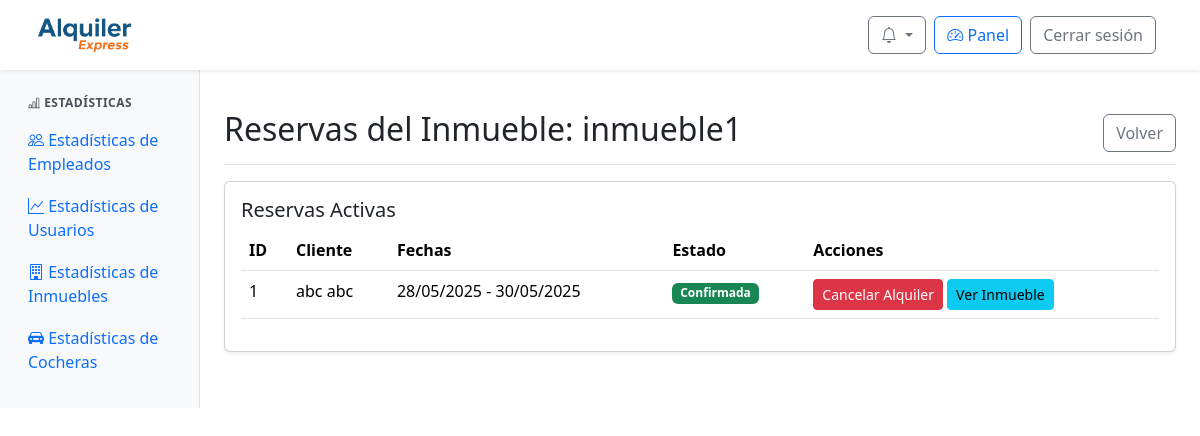
/panel/inmuebles/reservas/1/ (signed in), run on an earlier commit of the app's database.
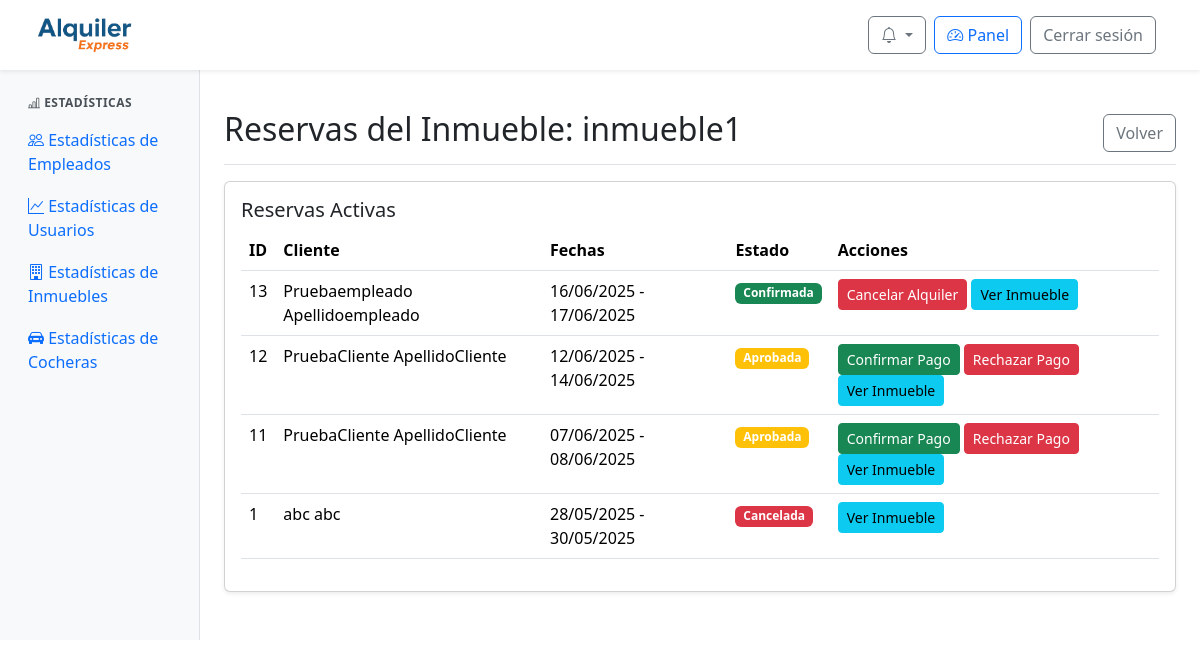
And on a later commit of the database.
### web/models.py (models this page shows, shortened)
class Inmueble(models.Model):
    id_inmueble = models.AutoField(primary_key=True)
    nombre = models.CharField(max_length=100)
    ubicacion = models.TextField()
    provincia = models.ForeignKey(Provincia, on_delete=models.SET_NULL, null=True)
    ciudad = models.ForeignKey(Ciudad, on_delete=models.SET_NULL, null=True)
    descripcion = models.TextField()
    cantidad_banios = models.IntegerField()
    cantidad_ambientes = models.IntegerField()
    cantidad_camas = models.IntegerField()
    cantidad_huespedes = models.IntegerField()
    precio_por_dia = models.DecimalField(max_digits=10, decimal_places=2)
    politica_cancelacion = models.TextField()
    fecha_publicacion = models.DateField()
    cochera = models.ForeignKey(Cochera, null=True, blank=True, on_delete=models.SET_NULL)
    estado = models.ForeignKey(Estado, on_delete=models.SET_NULL, null=True)
    empleado = models.ForeignKey(Perfil, null=True, blank=True, on_delete=models.SET_NULL)

class Reserva(models.Model):
    id_reserva = models.AutoField(primary_key=True)
    fecha_inicio = models.DateField()
    fecha_fin = models.DateField()
    precio_total = models.DecimalField(max_digits=10, decimal_places=2)
    estado = models.ForeignKey(Estado, on_delete=models.SET_NULL, null=True)  # Aquí está el estado FK
    inmueble = models.ForeignKey(Inmueble, null=True, blank=True, on_delete=models.SET_NULL)
    cochera = models.ForeignKey(Cochera, null=True, blank=True, on_delete=models.SET_NULL)
    descripcion = models.TextField()

class ClienteInmueble(models.Model):
    id_cliente_inmueble = models.AutoField(primary_key=True)
    cliente = models.ForeignKey(Perfil, on_delete=models.CASCADE)  # FK a Perfil, no Usuario
    inmueble = models.ForeignKey(Inmueble, null=True, blank=True, on_delete=models.SET_NULL)
    cochera = models.ForeignKey(Cochera, null=True, blank=True, on_delete=models.SET_NULL)
    reserva = models.ForeignKey(Reserva, on_delete=models.CASCADE)

class Perfil(models.Model):
    id_perfil = models.AutoField(primary_key=True)
    usuario = models.OneToOneField(User, on_delete=models.CASCADE)
    dni = models.CharField(max_length=20)

class Estado(models.Model):
    id_estado = models.AutoField(primary_key=True)
    nombre = models.CharField(max_length=100)

### web/views.py (the view)
# urls.py: path('panel/inmuebles/reservas/<int:id_inmueble>/', views.admin_inmuebles_reservas, name='admin_inmuebles_reservas'),
@login_required
@user_passes_test(is_admin_or_empleado)
def admin_inmuebles_reservas(request, id_inmueble):
    inmueble = get_object_or_404(Inmueble, id_inmueble=id_inmueble)
    reservas = Reserva.objects.filter(inmueble=inmueble).order_by('-fecha_inicio')
    return render(request, 'admin/admin_inmuebles_reservas.html', {'inmueble': inmueble, 'reservas': reservas})

### web/context_processors.py (called while the page is built)
def notifications(request):
    if request.user.is_authenticated:
        try:
            return {
                'notificaciones': request.user.perfil.notificacion_set.order_by('-fecha_creacion')[:10],
                'notificaciones_no_leidas': request.user.perfil.notificacion_set.filter(leido=False).count()
            }
        except Exception:
            return {}
    return {}

### web/templatetags/user_groups.py (called while the page is built)
@register.filter(name='has_group')
def has_group(user, group_name):
    if not user.is_authenticated:
        return False
    return user.groups.filter(name=group_name).exists()

### web/views.py (called while the page is built)
def is_admin_or_empleado(user):
    return user.is_authenticated and (user.is_staff or user.groups.filter(name="empleado").exists())

### web/templates/admin/admin_inmuebles_reservas.html (shortened to what this page needs)
{% extends 'admin/admin_base.html' %}
{% load static %}
{% block admin_content %}
<div class="d-flex justify-content-between flex-wrap flex-md-nowrap align-items-center pt-3 pb-2 mb-3 border-bottom">
  <h1 class="h2">Reservas del Inmueble: {{ inmueble.nombre }}</h1>
  <a href="{% url 'admin_inmuebles' %}" class="btn btn-outline-secondary">Volver</a>
</div>
<div class="card shadow-sm mb-4">
  <div class="card-body">
    <h5 class="card-title">Reservas Activas</h5>
    <div class="table-responsive">
      <table class="table table-hover">
        <thead>
          <tr>
            <th>ID</th>
            <th>Cliente</th>
            <th>Fechas</th>
            <th>Estado</th>
            <th>Acciones</th>
          </tr>
        </thead>
        <tbody>
          {% for reserva in reservas %}
          <tr>
            <td>{{ reserva.id_reserva }}</td>
            <td>
              {% with relacion=reserva.clienteinmueble_set.first %}
                {% if relacion and relacion.cliente %}
                  {{ relacion.cliente.usuario.get_full_name|default:relacion.cliente.usuario.username }}
                {% else %}
                  Cliente no disponible
                {% endif %}
              {% endwith %}
            </td>
            <td>{{ reserva.fecha_inicio|date:"d/m/Y" }} - {{ reserva.fecha_fin|date:"d/m/Y" }}</td>
            <td>
              <span class="badge
                {% if reserva.estado.nombre == 'Confirmada' %}bg-success
                {% elif reserva.estado.nombre == 'Cancelada' %}bg-danger
                {% elif reserva.estado.nombre == 'Rechazada' %}bg-secondary
                {% else %}bg-warning{% endif %}">
                {{ reserva.estado.nombre }}
              </span>
            </td>
            <td>
              {% if reserva.estado.nombre == 'Pendiente' %}
                <button class="btn btn-sm btn-success" onclick="showConfirmModal('{{ reserva.id_reserva }}', 'Aprobada')">Aprobar Solicitud</button>
                <button class="btn btn-sm btn-danger" onclick="showConfirmModal('{{ reserva.id_reserva }}', 'Rechazada')">Rechazar Solicitud</button>
              {% elif reserva.estado.nombre == 'Aprobada' %}
                <button class="btn btn-sm btn-success" onclick="showConfirmModal('{{ reserva.id_reserva }}', 'Pagada')">Confirmar Pago</button>
                <button class="btn btn-sm btn-danger" onclick="showConfirmModal('{{ reserva.id_reserva }}', 'Cancelada')">Rechazar Pago</button>
              {% elif reserva.estado.nombre == 'Pagada' %}
                <button class="btn btn-sm btn-success" onclick="showConfirmModal('{{ reserva.id_reserva }}', 'Confirmada')">Confirmar Totalmente</button>
                <button class="btn btn-sm btn-danger" onclick="showConfirmModal('{{ reserva.id_reserva }}', 'Cancelada')">Cancelar Alquiler</button>
              {% elif reserva.estado.nombre == 'Confirmada' %}
                <button class="btn btn-sm btn-danger" onclick="showConfirmModal('{{ reserva.id_reserva }}', 'Cancelada')">Cancelar Alquiler</button>
              {% endif %}
              <a href="{% url 'detalle_inmueble' inmueble.id_inmueble %}" class="btn btn-sm btn-info">Ver Inmueble</a>
            </td>
          </tr>
          {% empty %}
          <tr>
            <td colspan="5" class="text-center">No hay reservas activas</td>
          </tr>
          {% endfor %}
        </tbody>
      </table>
    </div>
  </div>
</div>
{% endblock %}

### web/templates/admin/admin_base.html (shortened to what this page needs)
{% extends 'base.html' %}
{% load static %}
{% load user_groups %}
{% block extra_css %}
<link href="https://cdn.jsdelivr.net/npm/bootstrap-icons/font/bootstrap-icons.css" rel="stylesheet">
<link rel="stylesheet" href="{% static 'css/admin.css' %}">
{% endblock %}
{% block content %}
<div class="container-fluid" style="margin-top: 70px;">
  <div class="row">
    <nav class="col-md-3 col-lg-2 d-md-block sidebar">
      <div class="position-sticky pt-3">
        {% if user.is_staff or user|has_group:"empleado" %}
        <div class="sidebar-section">
          <div class="sidebar-section-title">
            <i class="bi bi-bar-chart-line"></i> Estadísticas
          </div>
          <ul class="nav flex-column">
            <li class="nav-item">
              <a class="nav-link {% if request.resolver_match.url_name == 'admin_estadisticas_empleados' %}active{% endif %}"
                  href="{% url 'admin_estadisticas_empleados' %}">
                <i class="bi bi-people"></i> Estadísticas de Empleados
              </a>
            </li>
            <li class="nav-item">
              <a class="nav-link {% if 'admin_estadisticas_usuarios' in request.resolver_match.url_name %}active{% endif %}"
                  href="{% url 'admin_estadisticas_usuarios' %}">
                <i class="bi bi-graph-up"></i> Estadísticas de Usuarios
              </a>
            </li>
            <li class="nav-item">
              <a class="nav-link {% if request.resolver_match.url_name == 'admin_estadisticas_inmuebles' %}active{% endif %}"
                  href="{% url 'admin_estadisticas_inmuebles' %}">
                <i class="bi bi-building"></i> Estadísticas de Inmuebles
              </a>
            </li>
            <li class="nav-item">
              <a class="nav-link {% if request.resolver_match.url_name == 'admin_estadisticas_cocheras' %}active{% endif %}"
                  href="{% url 'admin_estadisticas_cocheras' %}">
                <i class="bi bi-car-front-fill"></i> Estadísticas de Cocheras
              </a>
            </li>
          </ul>
        </div>
        {% endif %}
      </div>
    </nav>
    <main id="contenido-principal" class="col-md-9 ms-sm-auto col-lg-10 px-md-4 py-4">
      {% block admin_content %}{% endblock %}
    </main>
  </div>
</div>
{% endblock %}

### web/templates/base.html (shortened to what this page needs)
{% load static %}
{% load user_groups %}
<!DOCTYPE html>
<html lang="es">
<head>
  <link href="https://cdn.jsdelivr.net/npm/bootstrap@5.3.3/dist/css/bootstrap.min.css" rel="stylesheet">
  <link href="https://cdn.jsdelivr.net/npm/bootstrap-icons@1.10.5/font/bootstrap-icons.css" rel="stylesheet">
  <link rel="stylesheet" href="https://cdn.jsdelivr.net/npm/sweetalert2@11/dist/sweetalert2.min.css">
  <link rel="stylesheet" href="{% static 'css/global.css' %}">
  <link rel="stylesheet" href="{% static 'css/notification.css' %}">
  {% block extra_css %}{% endblock %}
</head>
<body>
  <nav class="navbar navbar-expand-lg navbar-light bg-white fixed-top shadow-sm px-4">
    <div class="navbar__container container-fluid d-flex align-items-center justify-content-between">
      <div class="d-flex align-items-center me-3">
        <a href="{% url 'index' %}">
          <img src="{% static 'img/logo-alquiler-express-2.png' %}" alt="Logo Alquiler Express" class="navbar__icon">
        </a>
      </div>
      <div class="navbar__buttons d-flex align-items-center ms-3">
        {% if user.is_authenticated %}
          <div class="dropdown me-2">
            <button class="btn btn-outline-secondary position-relative dropdown-toggle"
                    type="button"
                    id="notificacionesDropdown"
                    data-bs-toggle="dropdown"
                    aria-expanded="false">
                <i class="bi bi-bell"></i>
            </button>
          </div>
          {% if user.is_staff or user|has_group:"empleado" %}
            <a href="{% url 'admin_panel' %}" class="btn btn-outline-primary me-2">
                <i class="bi bi-speedometer2"></i> Panel
            </a>
          {% endif %}
          <form action="{% url 'logout' %}" method="post" class="d-inline">
            <button type="submit" class="btn btn-outline-secondary me-2">Cerrar sesión</button>
          </form>
        {% else %}
          <a href="{% url 'login' %}" class="btn btn-outline-secondary me-2">Iniciar sesión</a>
          <a href="{% url 'register' %}" class="btn btn-primary">Registrarse</a>
        {% endif %}
      </div>
    </div>
  </nav>
  {% block content %}{% endblock %}
</body>
</html>

### web/static/css/global.css (style rules this page uses)
:root { --color-azul-alquiler: #005A87; --color-naranja-alquiler: #F26A1B; --color-azul-hover: #004466; --color-naranja-hover: #d85b17; }
.navbar { height: 70px; }
.navbar__container { height: 70px; }
.navbar__icon { height: 40px; }

### web/static/css/admin.css (style rules this page uses)
:root { --color-azul-alquiler: #005A87; --color-naranja-alquiler: #F26A1B; --color-azul-hover: #004466; --color-naranja-hover: #d85b17; }
.sidebar-section { margin-bottom: 1.5rem; }
.sidebar-section-title { padding: 0.5rem 1rem; font-weight: 600; color: #495057; text-transform: uppercase; font-size: 0.75rem; letter-spacing: 0.5px; }
.nav-link { padding: 0.5rem 1rem; border-radius: 4px; margin-bottom: 2px; }
.sidebar { background-color: #f8f9fa; border-right: 1px solid #dee2e6; }

What changed in the data, as far as the page shows it:
added Reserva: id_reserva "13", clienteinmueble_set.first.cliente.usuario.get_full_name "Pruebaempleado Apellidoempleado", fecha_inicio "16/06/2025", fecha_fin "17/06/2025", estado.nombre "Confirmada"
added Reserva: id_reserva "12", clienteinmueble_set.first.cliente.usuario.get_full_name "PruebaCliente ApellidoCliente", fecha_inicio "12/06/2025", fecha_fin "14/06/2025", estado.nombre "Aprobada"
added Reserva: id_reserva "11", clienteinmueble_set.first.cliente.usuario.get_full_name "PruebaCliente ApellidoCliente", fecha_inicio "07/06/2025", fecha_fin "08/06/2025", estado.nombre "Aprobada"
changed Reserva "abc abc": estado.nombre "Confirmada" → "Cancelada"; no longer shows "Cancelar Alquiler"
